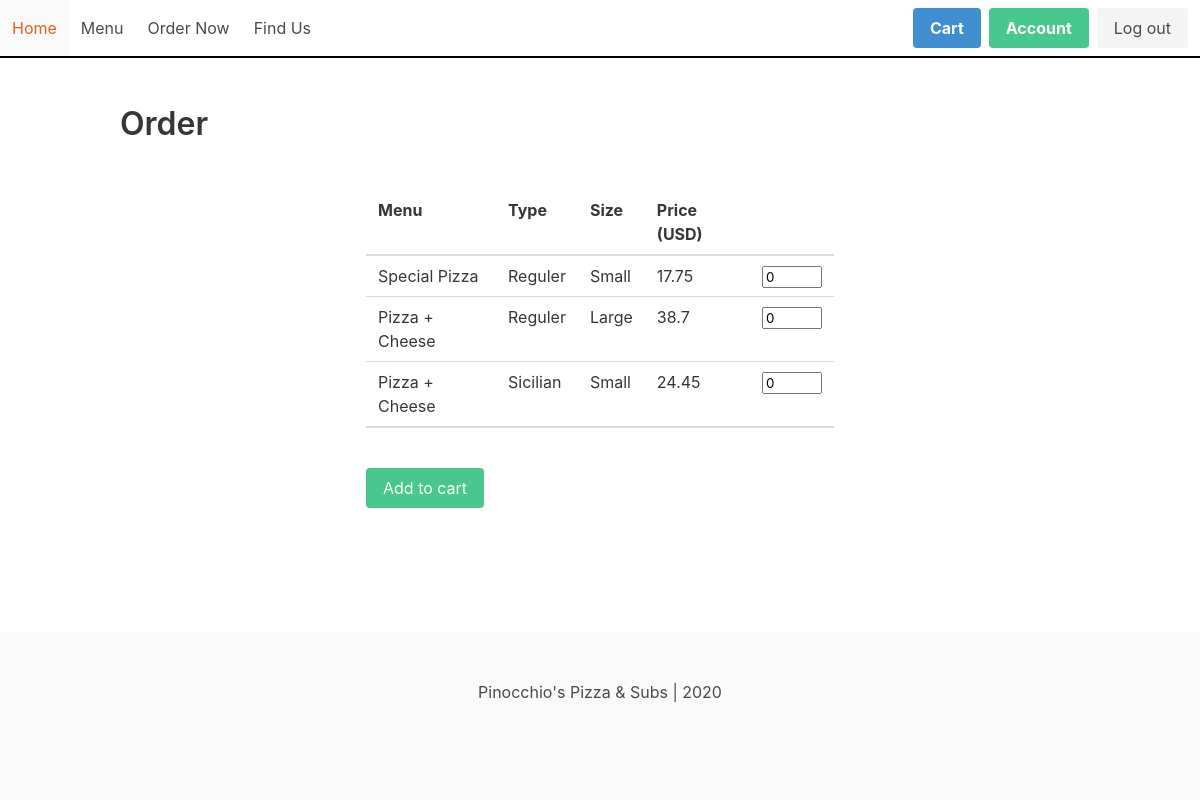
The page /order (signed in) on the database as committed earlier.
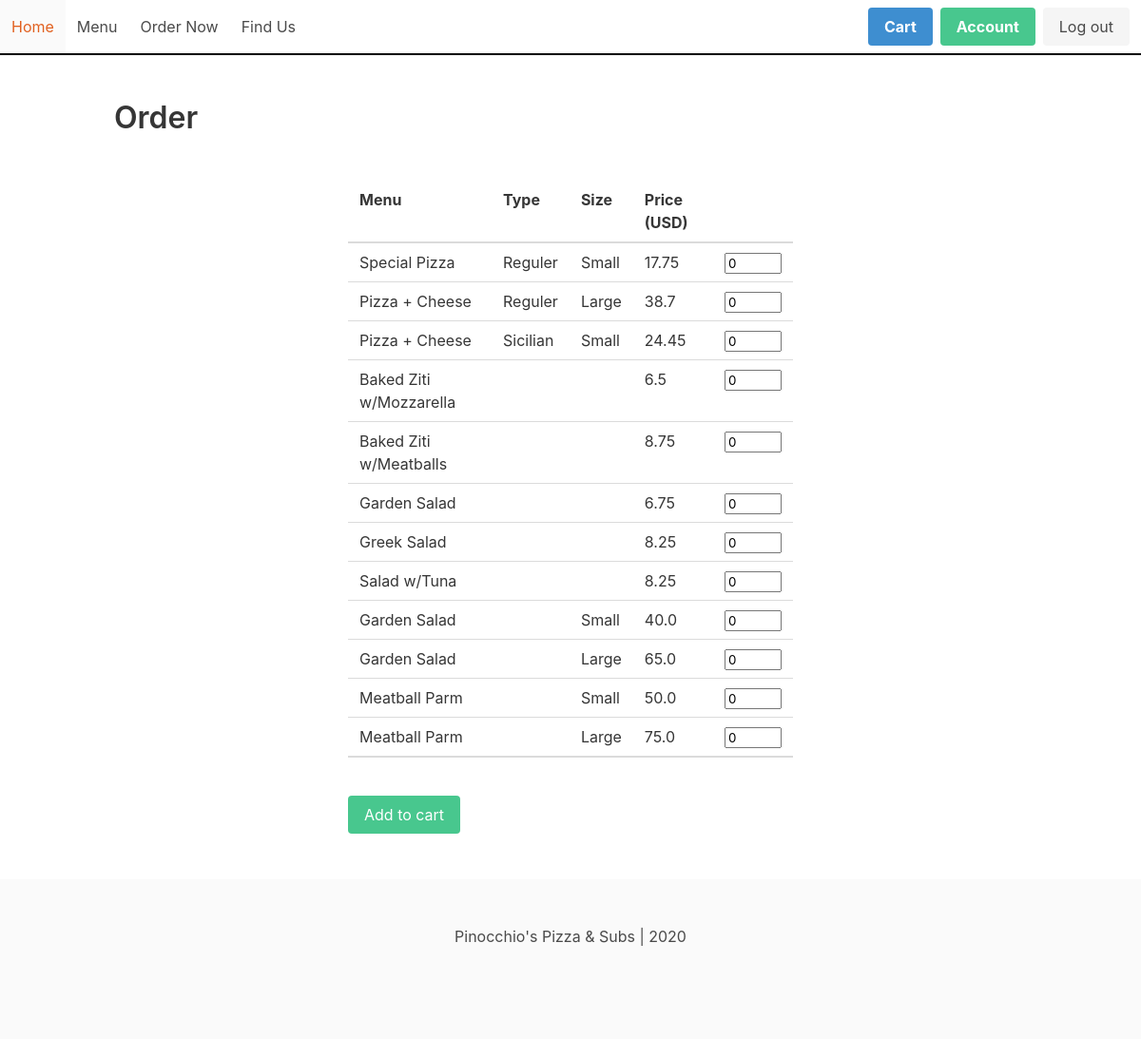
The same page on the database as committed later.
### pizza/models.py (models this page shows)
class Menu(models.Model):
    MENU_CATEGORY = (
        ("pizza", "pizza"),
        ("pasta", 'pasta'),
        ("subs", "subs"),
        ("platters", 'platters'),
        ("toppings", "toppings"),
        ("salads", "salads")
    )
    MENU_SIZE = (
        ("Small", "Small"),
        ("Large", "Large")
    )
    MENU_PIZZA_TYPE = (
        ("Reguler", "Reguler"),
        ("Sicilian","Sicilian")
    )
    menu_id = models.AutoField(primary_key=True)
    menu_category = models.CharField(max_length=10, choices=MENU_CATEGORY)
    menu_name = models.CharField(max_length=64)
    menu_pizza_type = models.CharField(max_length=8, choices=MENU_PIZZA_TYPE, blank=True)
    size = models.CharField(max_length=6, choices=MENU_SIZE, blank=True)
    price = models.FloatField()

### pizza/views.py (the view, shortened to what this page needs)
# urls.py: path("order", views.order, name='order'),
@login_required(login_url='login')
def order(request):
    context = {
        "pizza": Pizza.objects.all(),
        "toppings": Toppings.objects.all(),
        "salads": Salads.objects.all(),
        "platters": Platters.objects.all(),
        "pasta": Pasta.objects.all(),
        "menu": Menu.objects.all(),
    }
    return render(request, "pizza/order.html", context)

### pizza/templates/pizza/order.html (shortened to what this page needs)
{% extends "pizza/base.html" %}
{% block body %}
<section class="section">
    <div class="container">
        <h1 class="title">Order</h1>
        <br>
        <div class="columns is-centered">
            <div class="column is-half">
                <form action="" method="POST">
                    <table class="table is-hoverable is-fullwidth">
                        <thead>
                            <tr>
                                <th>Menu</th>
                                <th>Type</th>
                                <th>Size</th>
                                <th>Price (USD)</th>
                                <th></th>
                            </tr>
                        </thead>
                        <tbody>
                            {% for item in menu %}
                                <tr>
                                    <td>{{ item.menu_name }}</td>
                                    <td>{{ item.menu_pizza_type}}</td>
                                    <td>{{ item.size }}</td>
                                    <td>{{ item.price }}</td>
                                    <td>
                                        <input type="number" id="{{ item.menu_id }}" name="{{ item.menu_id }}" min="0" class="quantity" value="0">
                                    </td>
                                </tr>
                            {% endfor %}
                        </tbody>
                        <tfoot>
                            <tr id="total_price">
                                <th></th>
                                <th></th>
                                <th></th>
                                <th></th>
                                <th></th>
                            </tr>
                        </tfoot>
                    </table>
                    <div class="buttons">
                        <input type="submit" value="Add to cart" class="button is-success">
                    </div>
                </form>
            </div>
        </div>
    </div>
</section>
{% endblock %}

Rows that differ between the two databases and show on the page:
added Menu: menu_name "Baked Ziti w/Mozzarella", price "6.5"
added Menu: menu_name "Baked Ziti w/Meatballs", price "8.75"
added Menu: menu_name "Garden Salad", price "6.75"
added Menu: menu_name "Greek Salad", price "8.25"
added Menu: menu_name "Salad w/Tuna", price "8.25"
added Menu: menu_name "Garden Salad", size "Small", price "40.0"
added Menu: menu_name "Garden Salad", size "Large", price "65.0"
added Menu: menu_name "Meatball Parm", size "Small", price "50.0"
added Menu: menu_name "Meatball Parm", size "Large", price "75.0"
